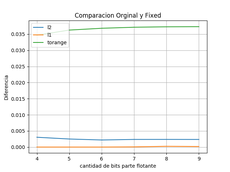
#> input picture src/py/Metrica/comp-FDB.png, 230 x 172 px, shrunk from 640 x 478 before the run
$ python memory-generator.py --image Metrica/comp-FDB.png --filename Metrica/comp-FN.png
#> lines starting #> are read from the running program, lines starting #| are printed output that depends on the picture
#> further down, imagen is the input picture: shape (172, 230, 4) float32; mean R, G, B, A 0.968, 0.969, 0.967, 1
### src/py/imgconv.py
import numpy as np

# [23 lines left out: functions maxpool, cross_corr, not called in this run]


def torange(matrix, max, min):
    """
    Implements a linear dynamic range expansion
    https://en.wikipedia.org/wiki/Normalization_(image_processing)

    :param matrix:matrix to be normalized
    :param max:desired max value
    :param min:desired min value
    :return:normalized matrix
    """
#> called with max = 1, min = 0
    amax = np.amax(matrix)
#> amax = 1
    amin = np.amin(matrix)
#> amin = 0.239
    matrix = np.true_divide((matrix-amin)*(max-min), (amax-amin) + min)
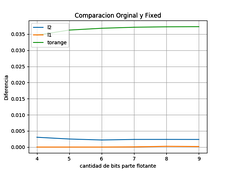
#> matrix: shape (172, 230, 4) float32; mean R, G, B, A 0.958, 0.959, 0.956, 1
    return matrix

# [37 lines left out: functions torange_c, ker_norm, pos, not called in this run]

### src/py/Metrica/funciones.py
# coding=utf-8
import numpy as np
from tool._fixedInt import *
from sklearn.preprocessing import normalize


# [42 lines left out: functions maxpool, cross_corr, posProces, not called in this run]


def fix_append(vector, k):
    """
    retonra un vector con los valores fixed
    :param vector:
    :param k
    :return:
    """
    fixed_vector = []
    for i in range(len(vector)):
        if k == 1:
            fixed_vector.append(vector[i].value)
        else:
            fixed_vector.append(vector[i].fValue)
    return fixed_vector


def fix_matriz(matriz, intWidth, fractWidth, signedMode, roundMode, saturateMode, k=0):
    """
    Lleva la matriz a punto fijo de acuerdo a los parametros pasados
    :param matriz: matriz para con distintos valores
    :param intWidth: cantidad total de bits
    :param fractWidth: cantidad de bist parte fraccionaria
    :param signedMode: modo signado un bit mas para el signo
    :param roundMode: modo redondeado,
    :param saturateMode: modo saturado
    :return: matrix con los valores
    """
#> called with intWidth = 8, fractWidth = 7, signedMode = 'S', roundMode = 'round', saturateMode = 'saturate', k = 1
    fixmatriz = []
    shape_m = np.shape(matriz)
#> (the rest of the program and of its run is left out)
